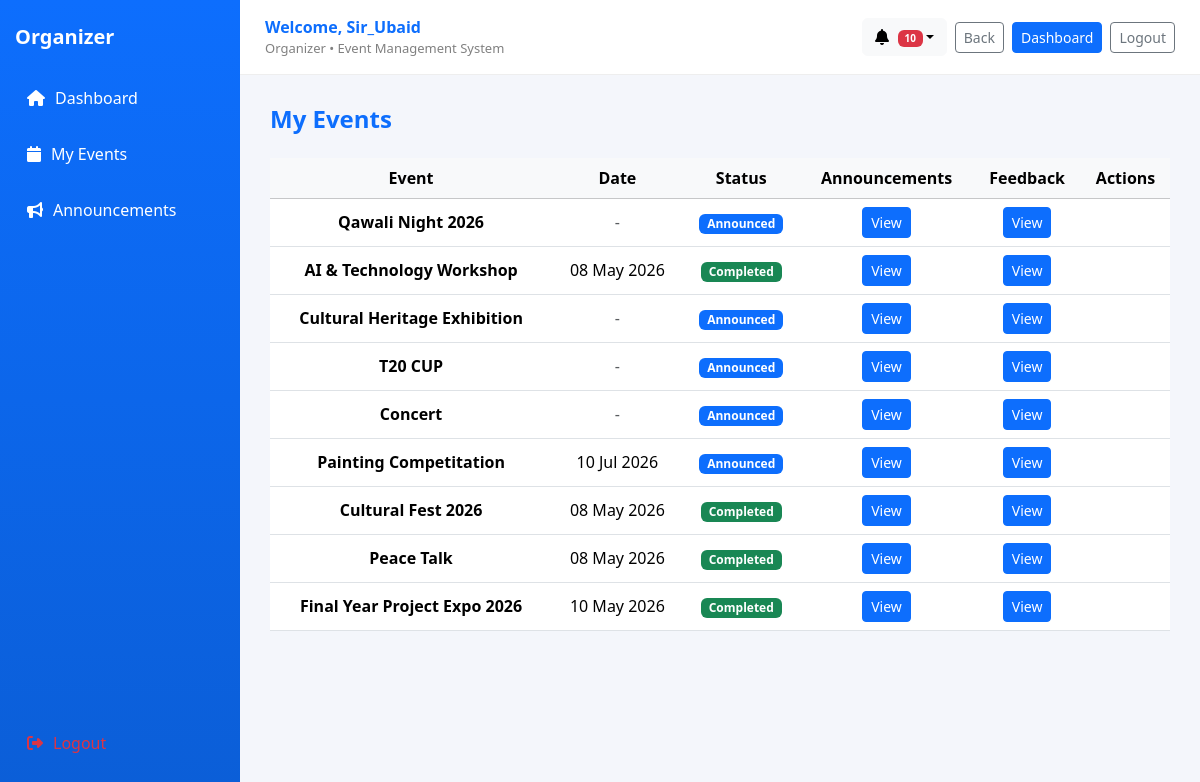
The app's page /my-events/ (signed in) with its own data.
### accounts/models.py (models this page shows, shortened)
class Profile(models.Model):
    ROLE_CHOICES = [
        ('student', 'Student'),
        ('faculty', 'Faculty'),
        ('organizer', 'Organizer'),
    ]
    user = models.OneToOneField(User, on_delete=models.CASCADE)
    role = models.CharField(max_length=20, choices=ROLE_CHOICES)
    email_verified = models.BooleanField(default=False)
    verification_token = models.UUIDField(default=uuid.uuid4)
    is_organizer = models.BooleanField(default=False)  # Add this field

### events/models.py (models this page shows, shortened)
class Event(models.Model):
    name = models.CharField(max_length=200)
    category = models.ForeignKey(Category, on_delete=models.CASCADE)
    description = models.TextField(blank=True)
    organizer = models.ForeignKey(
        User,
        on_delete=models.SET_NULL,
        null=True,
        blank=True,
        related_name="organized_events"
    )
    venue = models.CharField(max_length=255, blank=True, null=True)
    date = models.DateField(null=True, blank=True)
    status = models.CharField(
        max_length=20,
        choices=EventStatus.choices,
        default=EventStatus.CREATED
    )
    created_at = models.DateTimeField(auto_now_add=True)
    class Meta:
        ordering = ['-created_at']

### events/views.py (the view)
# urls.py: path('my-events/', views.my_events, name='my_events'),
@login_required
def my_events(request):
    role = get_role(request.user)
    if role == "student":
        events = Event.objects.filter(registrations__student=request.user).distinct()
    elif role == "organizer":
        events = Event.objects.filter(organizer=request.user).annotate(
            total_registrations=Count("registrations")
        )
    else:
        return redirect("/admin/")
    return render(request, "events/my_events.html", {
        "events": events,
        "role": role
    })

### events/context_processors.py (called while the page is built)
def notifications_context(request):
    if not request.user.is_authenticated:
        return {}
    user_notifications = Notification.objects.filter(
        user=request.user
    ).order_by("-created_at")
    unread_count = user_notifications.filter(is_read=False).count()
    return {
        "notifications": user_notifications[:10],
        "unread_notifications": unread_count
    }

### events/views.py (called while the page is built)
def get_role(user):
    if user.is_superuser:
        return "admin"
    if hasattr(user, "profile") and hasattr(user.profile, "role"):
        return user.profile.role
    return "student"

### events/templates/events/my_events.html (shortened to what this page needs)
{% extends "accounts/dashboard_base.html" %}
{% block content %}
<div class="box">
    <div class="d-flex justify-content-between align-items-center mb-4">
        <h4 class="text-primary fw-bold mb-0">My Events</h4>
    </div>
    {% if events %}
        <div class="table-responsive">
        <table class="table table-hover align-middle text-center">
            <thead class="table-light">
                <tr>
                    <th>Event</th>
                    <th>Date</th>
                    <th>Status</th>
                    <th>Announcements</th>
                    <th>Feedback</th>
                    <th>Actions</th>
                </tr>
            </thead>
            <tbody>
            {% for event in events %}
            <tr>
                <td class="fw-semibold">
                    {{ event.name }}
                </td>
                <td>
                    {% if event.date %}
                        {{ event.date|date:"d M Y" }}
                    {% else %}
                        <span class="text-muted">-</span>
                    {% endif %}
                </td>
                <td>
                    {% if event.status|lower == "completed" %}
                        <span class="badge bg-success">Completed</span>
                    {% elif event.status|lower == "announced" %}
                        <span class="badge bg-primary">Announced</span>
                    {% else %}
                        <span class="badge bg-secondary">{{ event.status }}</span>
                    {% endif %}
                </td>
                <td>
                    <a href="{% url 'events:event_announcements' event.id %}"
                        class="btn btn-primary btn-sm">
                        View
                    </a>
                </td>
                <td>
                    {% if role == "student" and event.status|lower == "completed" %}
                        <a href="{% url 'events:event_feedback' event.id %}"
                           class="btn btn-sm btn-success">
                            Submit
                        </a>
                    {% elif role == "organizer" %}
                        <a href="{% url 'events:view_feedbacks' event.id %}"
                           class="btn btn-sm btn-primary">
                            View
                        </a>
                    {% else %}
                        <span class="text-muted small">Not Available</span>
                    {% endif %}
                </td>
                <td>
                </td>
            </tr>
            {% endfor %}
            </tbody>
        </table>
        </div>
    {% else %}
        <div class="text-center py-5">
            <i class="fa fa-calendar-times fa-2x text-muted mb-3"></i>
            <p class="text-muted">No events found.</p>
        </div>
    {% endif %}
</div>
{% endblock %}

### accounts/templates/accounts/dashboard_base.html (shortened to what this page needs)
{% load static %}
<!DOCTYPE html>
<html lang="en">
<head>
    <link href="https://cdn.jsdelivr.net/npm/bootstrap@5.3.3/dist/css/bootstrap.min.css" rel="stylesheet">
    <link rel="stylesheet" href="https://cdnjs.cloudflare.com/ajax/libs/font-awesome/6.4.0/css/all.min.css">
</head>
<body>
<div class="layout">
    <div class="sidebar">
        <h5>
            {% if request.user.is_superuser %}
                Admin
            {% else %}
                {{ role|default:"student"|title }}
            {% endif %}
        </h5>
        {% if role == 'organizer' %}
            <a href="{% url 'events:dashboard' %}" class="nav-link">
                <i class="fa fa-home"></i> Dashboard
            </a>
            <a href="{% url 'events:my_events' %}" class="nav-link">
                <i class="fa fa-calendar"></i> My Events
            </a>
            <a href="{% url 'events:send_announcement' %}" class="nav-link">
                <i class="fa fa-bullhorn"></i> Announcements
            </a>
        {% else %}
            <a href="{% url 'events:my_events' %}" class="nav-link">
                <i class="fa fa-calendar"></i> My Events
            </a>
        {% endif %}
        <div class="mt-auto">
            <a href="{% url 'logout' %}" class="nav-link text-danger">
                <i class="fa fa-sign-out-alt"></i> Logout
            </a>
        </div>
    </div>
    <div class="main">
        <div class="topbar">
            <div>
                <div class="welcome">
                    Welcome, {{ request.user.username }}
                </div>
                <div class="subtext">
                    {% if request.user.is_superuser %}
                        Admin
                    {% else %}
                        {{ role|default:"student"|title }}
                    {% endif %}
                    • Event Management System
                </div>
            </div>
            <div class="d-flex align-items-center gap-2">
                <div class="dropdown position-relative">
                    <button class="btn btn-light position-relative dropdown-toggle" data-bs-toggle="dropdown">
                        <i class="fa fa-bell"></i>
                        {% if notifications %}
                            {% if notifications|length > 0 %}
                                <span class="badge bg-danger notif-badge">
                                    {{ notifications|length }}
                                </span>
                            {% endif %}
                        {% endif %}
                    </button>
                </div>
                <button onclick="history.back()" class="btn btn-outline-secondary btn-sm">
                    Back
                </button>
                {% if request.user.is_superuser %}
                    <a href="/admin/" class="btn btn-primary btn-sm">Admin</a>
                {% elif role == 'organizer' %}
                    <a href="{% url 'events:dashboard' %}" class="btn btn-primary btn-sm">Dashboard</a>
                {% else %}
                    <a href="{% url 'events:available_events' %}" class="btn btn-primary btn-sm">Events</a>
                {% endif %}
                <a href="{% url 'logout' %}" class="btn btn-outline-secondary btn-sm">Logout</a>
            </div>
        </div>
        <div class="content">
            {% block content %}{% endblock %}
        </div>
    </div>
</div>
</body>
</html>

### accounts/templates/accounts/dashboard_base.html (style rules this page uses)
body { margin: 0; font-family: 'Segoe UI', sans-serif; background: #f4f6fb; }
.layout { display: flex; min-height: 100vh; }
.sidebar { width: 240px; background: linear-gradient(180deg, #0d6efd, #0b5ed7); color: white; padding: 25px 15px; display: flex; flex-direction: column; }
.sidebar h5 { margin-bottom: 25px; font-weight: 600; text-transform: capitalize; }
.nav-link { color: white; padding: 12px; border-radius: 8px; margin-bottom: 8px; display: flex; align-items: center; gap: 10px; text-decoration: none; }
.main { flex: 1; display: flex; flex-direction: column; }
.topbar { height: 75px; background: white; border-bottom: 1px solid #eee; display: flex; justify-content: space-between; align-items: center; padding: 0 25px; }
.welcome { font-size: 16px; font-weight: 700; color: #0d6efd; }
.subtext { font-size: 13px; color: gray; }
.content { padding: 30px; }
.notif-badge { position: absolute; top: -5px; right: -5px; font-size: 10px; }

### records on screen
Profile: role "Organizer"
Event: name "Qawali Night 2026", status "Announced"
Event: name "AI & Technology Workshop", date "08 May 2026", status "Completed"
Event: name "Cultural Heritage Exhibition", status "Announced"
Event: name "T20 CUP", status "Announced"
Event: name "Concert", status "Announced"
Event: name "Painting Competitation", date "10 Jul 2026", status "Announced"
Event: name "Cultural Fest 2026", date "08 May 2026", status "Completed"
Event: name "Peace Talk", date "08 May 2026", status "Completed"
Event: name "Final Year Project Expo 2026", date "10 May 2026", status "Completed"

### other values on screen
{{ request.user.username }} "Sir_Ubaid"
{{ notifications|length }} "10"
